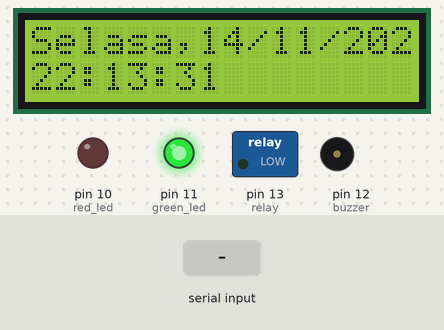
The sketch below on a simulated Arduino Uno, built with avr-gcc and run on an emulated ATmega328P. On the bench: 16×2 character LCD, switched loads named in the sketch (green lamp = pin HIGH), output pins drawn as LEDs (lit = HIGH), buzzer (waves = sounding, pin HIGH). The inputs (shaded band) are chosen by the test bench. The local clock reads 2024-03-15 10:24:30 at power-on unless the sketch sets it; what the sketch prints to the serial monitor is not drawn.

Above: at 11.3 s.
11.4 s: "lampu menyala" received over the second serial link
At 12.66 s:
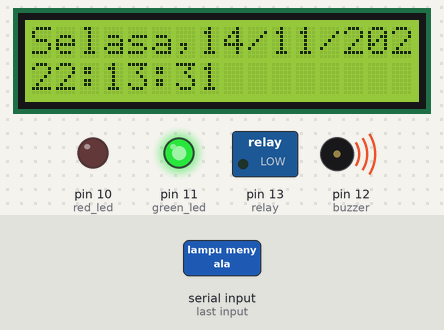
14.2 s: "off" received over the second serial link
At 16.3 s:
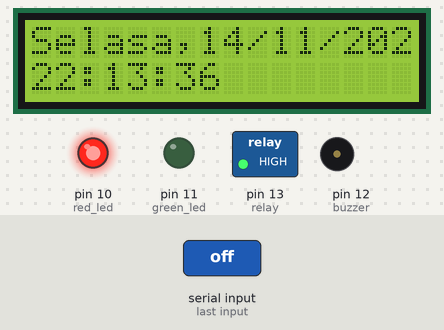
16.9 s: "on" received over the second serial link
At 18.15 s:
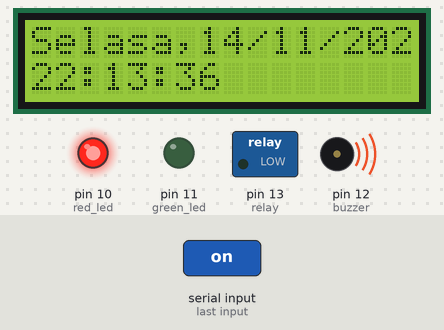
19.6 s: "hai" received over the second serial link
At 22.3 s:
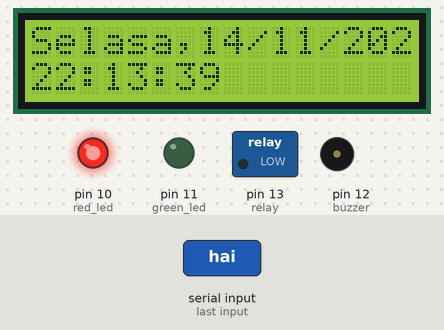
22.6 s: "off" received over the second serial link
At 41.8 s:
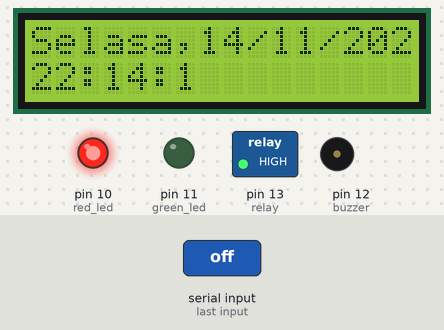
Timing chart, 0 to 42.5 s (numbered marks = the images above; inputs shaded):
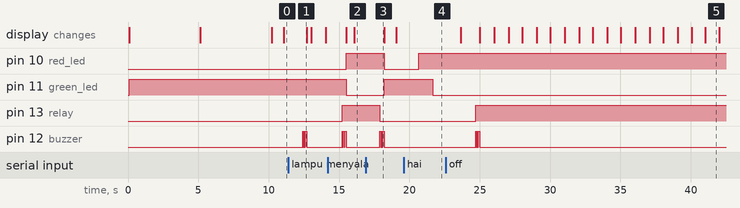

Measured:
- after the input at 11.4 s, pin 12 (buzzer): alternates HIGH for 0.05 s and LOW for 0.05 s, 6 changes in all, then stays LOW, starting after 1.0 s
- after the input at 14.2 s, pin 10 (red_led): LOW → HIGH after 1.3 s; pin 11 (green_led): HIGH → LOW after 1.3 s; pin 13 (relay): LOW → HIGH after 1.0 s; pin 12 (buzzer): alternates HIGH for 0.05 s and LOW for 0.05 s, 6 changes in all, then stays LOW, starting after 1.0 s
- after the input at 16.9 s, pin 10 (red_led): HIGH → LOW after 1.3 s; pin 11 (green_led): LOW → HIGH after 1.3 s; pin 13 (relay): HIGH → LOW after 1.0 s; pin 12 (buzzer): alternates HIGH for 0.05 s and LOW for 0.05 s, 6 changes in all, then stays LOW, starting after 1.0 s
- after the input at 19.6 s, pin 10 (red_led): LOW → HIGH after 1.0 s; pin 11 (green_led): HIGH → LOW after 2.0 s
- after the input at 22.6 s, pin 13 (relay): LOW → HIGH after 2.1 s; pin 12 (buzzer): alternates HIGH for 0.05 s and LOW for 0.05 s, 6 changes in all, then stays LOW, starting after 2.1 s
- what the display in image 5 shows lasts 1.0 s, from 41.0 s to 42.0 s

The sketch:

code.ino
```cpp
#include <SoftwareSerial.h>
#include <Wire.h>
#include <LiquidCrystal_I2C.h>
#include "RTClib.h"

#define buzzer 12
#define relay 13
#define red_led 10
#define green_led 11

String voice = "";
char data = 0;
RTC_DS1307 rtc;
LiquidCrystal_I2C lcd(0x27, 16, 2);
SoftwareSerial bt(2, 3);
char daysOfTheWeek[7][12] = {"Minggu", "Senin", "Selasa", "Rabu", "Kamis", "Jum'at", "Sabtu"}; //{“Sun“, “Mon“, “Tue“, “Wed“, “Thu“, “Fri“, “Sat“};

void setup() {
  Serial.begin(9600);
  bt.begin(9600);
  lcd.begin();

  if (! rtc.begin()) {
    lcd.print("Couldn’t find RTC");
    Serial.print("Couldn’t find RTC");
    while (1);
  }
  if (! rtc.isrunning()) {
    lcd.print("RTC is NOT running!");
    Serial.print("RTC is NOT running!");
  }
  rtc.adjust(DateTime(F(__DATE__), F(__TIME__)));//auto update from computer time
  //rtc.adjust(DateTime(2014, 1, 21, 3, 0, 0));// to set the time manualy

  delay(10);
  pinMode(buzzer, OUTPUT);
  pinMode(relay, OUTPUT);
  pinMode(red_led, OUTPUT);
  pinMode(green_led, OUTPUT);
  digitalWrite(buzzer, LOW);
  digitalWrite(relay, LOW); //AKTIF LOW
  digitalWrite(red_led, LOW);
  digitalWrite(green_led, HIGH);
  lcd.setCursor(0, 0);
  lcd.print("    WELCOME  ");
  lcd.setCursor(0, 1);
  lcd.print("HELLO, VEENDY :) ");
  delay(5000);
  lcd.clear();
  lcd.setCursor(0, 0);
  lcd.print("   STOP KONTAK  ");
  lcd.setCursor(0, 1);
  lcd.print("    BLUETOOTH   ");
  delay(5000);
  lcd.clear();
}

void loop() {
  myTimer();
  if (bt.available() > 0) {
    voice = bt.readString();
    data = bt.read();
    Serial.print("voice = ");
    Serial.println(voice);
    Serial.print("data = ");
    Serial.println(data);
    if (voice == "lampu menyala") {
      digitalWrite(relay, LOW);
      notif();
      digitalWrite(red_led, LOW);
      digitalWrite(green_led, HIGH);
    }
    else if (voice == "on") {
      digitalWrite(relay, LOW);
      notif();
      digitalWrite(red_led, LOW);
      digitalWrite(green_led, HIGH);
    }
    else if (voice == "off") {
      digitalWrite(relay, HIGH);
      notif();
      digitalWrite(red_led, HIGH);
      digitalWrite(green_led, LOW);
    }
    else if (data == "1") {
      digitalWrite(relay, LOW);
      notif();
      digitalWrite(red_led, LOW);
      digitalWrite(green_led, HIGH);
    }
    else if (data == "0") {
      digitalWrite(relay, HIGH);
      notif();
      digitalWrite(red_led, HIGH);
      digitalWrite(green_led, LOW);
    }
    else if (voice == "Assalamualaikum") {
      digitalWrite(green_led, HIGH);
      digitalWrite(red_led, LOW);
      delay(1000);
      digitalWrite(green_led, LOW);
      digitalWrite(red_led, HIGH);
      delay(1000);
      digitalWrite(green_led, HIGH);
      digitalWrite(red_led, LOW);
    }
    else if (voice == "Wassalamualaikum") {
      digitalWrite(green_led, LOW);
      digitalWrite(red_led, HIGH);
      delay(500);
      digitalWrite(green_led, HIGH);
      digitalWrite(red_led, LOW);
      delay(500);
      digitalWrite(green_led, LOW);
      digitalWrite(red_led, HIGH);
    }
    else if (voice == "hai") {
      digitalWrite(red_led, HIGH);
      delay(1000);
      digitalWrite(green_led, LOW);
      delay(500);
      digitalWrite(red_led, HIGH);
      delay(1000);
      digitalWrite(green_led, LOW);
      delay(500);
    }
    else if (voice == "Nyalakan semua") {
      digitalWrite(relay, LOW);
      notif();
      digitalWrite(red_led, LOW);
      digitalWrite(green_led, HIGH);
    }
    else if (voice == "lampu hidup") {
      digitalWrite(relay, LOW);
      notif();
      digitalWrite(red_led, LOW);
      digitalWrite(green_led, HIGH);
    }
    else if (voice == "goblok") {
      digitalWrite(relay, LOW);
      digitalWrite(red_led, LOW);
    }
    else if (voice == "Hidupkan lampu") {
      digitalWrite(relay, LOW);
      notif();
      digitalWrite(red_led, LOW);
      digitalWrite(green_led, HIGH);
    }
    else if (voice == "hidup") {
      digitalWrite(relay, LOW);
      notif();
      digitalWrite(red_led, LOW);
      digitalWrite(green_led, HIGH);
    }
    else if (voice == "mati") {
      digitalWrite(relay, HIGH);
      notif();
      digitalWrite(red_led, HIGH);
      digitalWrite(green_led, LOW);
    }
    else if (voice == "lampu mati") {
      digitalWrite(relay, HIGH);
      notif();
      digitalWrite(red_led, HIGH);
      digitalWrite(green_led, LOW);
    }
    else if (voice == "Matikan lampu") {
      digitalWrite(relay, HIGH);
      notif();
      digitalWrite(red_led, HIGH);
      digitalWrite(green_led, LOW);
    }
    else if (voice == "matikan semua") {
      digitalWrite(relay, HIGH);
      notif();
      digitalWrite(red_led, HIGH);
      digitalWrite(green_led, LOW);
    }
    else if (voice == "nyalakan lampu") {
      digitalWrite(relay, LOW);
      notif();
      digitalWrite(red_led, LOW);
      digitalWrite(green_led, HIGH);
    }
    else if (voice == "Urip ke lampu") {
      digitalWrite(relay, LOW);
      notif();
      digitalWrite(red_led, LOW);
      digitalWrite(green_led, HIGH);
    }
    else if (voice == "Lampu matek") {
      digitalWrite(relay, HIGH);
      digitalWrite(red_led, HIGH);
      digitalWrite(green_led, LOW);
    }
  }
}

void myTimer() {
  DateTime now = rtc.now();
  lcd.setCursor(0, 1);
  lcd.print(now.hour());
  lcd.print(":");
  lcd.print(now.minute());
  lcd.print(":");
  lcd.print(now.second());
  lcd.println("                       ");
  lcd.setCursor(0, 0);
  lcd.print(daysOfTheWeek[now.dayOfTheWeek()]);
  lcd.print(",");
  lcd.print(now.day());
  lcd.print("/");
  lcd.print(now.month());
  lcd.print("/");
  lcd.print(now.year());
  lcd.println("         ");
  //  Serial.print(now.hour());
  //  Serial.print(":");
  //  Serial.print(now.minute());
  //  Serial.print(":");
  //  Serial.print(now.second());
  //  Serial.print(" | ");
  //  Serial.print(daysOfTheWeek[now.dayOfTheWeek()]);
  //  Serial.print(",");
  //  Serial.print(now.day());
  //  Serial.print("/");
  //  Serial.print(now.month());
  //  Serial.print("/");
  //  Serial.print(now.year());
  //  Serial.println("         ");
}

void notif() {
  digitalWrite(buzzer, HIGH);
  delay(50);
  digitalWrite(buzzer, LOW);
  delay(50);
  digitalWrite(buzzer, HIGH);
  delay(50);
  digitalWrite(buzzer, LOW);
  delay(50);
  digitalWrite(buzzer, HIGH);
  delay(100);
  digitalWrite(buzzer, LOW);
}
```
